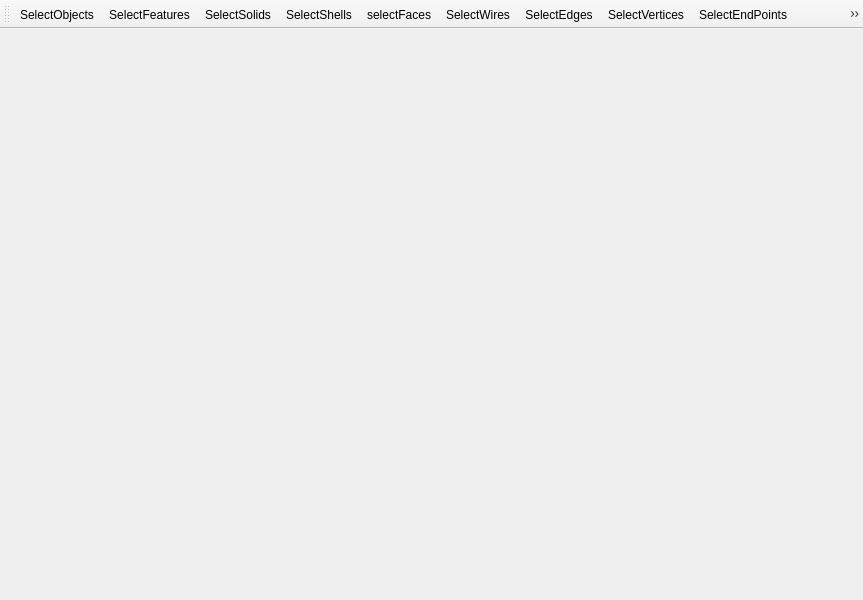
<?xml version="1.0" encoding="UTF-8"?>
<ui version="4.0">
 <class>MainWindow</class>
 <widget class="QMainWindow" name="MainWindow">
  <property name="geometry">
   <rect>
    <x>0</x>
    <y>0</y>
    <width>863</width>
    <height>600</height>
   </rect>
  </property>
  <property name="windowTitle">
   <string>CadSeer</string>
  </property>
  <property name="windowIcon">
   <iconset resource="../resources.qrc">
    <normaloff>:/resources/images/cadSeer.svg</normaloff>:/resources/images/cadSeer.svg</iconset>
  </property>
  <widget class="QWidget" name="centralwidget"/>
  <widget class="QToolBar" name="toolBar">
   <property name="windowTitle">
    <string>toolBar_2</string>
   </property>
   <property name="iconSize">
    <size>
     <width>48</width>
     <height>48</height>
    </size>
   </property>
   <attribute name="toolBarArea">
    <enum>TopToolBarArea</enum>
   </attribute>
   <attribute name="toolBarBreak">
    <bool>false</bool>
   </attribute>
   <addaction name="actionSelectObjects"/>
   <addaction name="actionSelectFeatures"/>
   <addaction name="actionSelectSolids"/>
   <addaction name="actionSelectShells"/>
   <addaction name="actionSelectFaces"/>
   <addaction name="actionSelectWires"/>
   <addaction name="actionSelectEdges"/>
   <addaction name="actionSelectVertices"/>
   <addaction name="actionSelectEndPoints"/>
   <addaction name="actionSelectMidPoints"/>
   <addaction name="actionSelectCenterPoints"/>
   <addaction name="actionSelectQuandrantPoints"/>
   <addaction name="actionSelectNearestPoints"/>
   <addaction name="actionSelectScreenPoints"/>
  </widget>
  <action name="actionSelectFaces">
   <property name="checkable">
    <bool>true</bool>
   </property>
   <property name="checked">
    <bool>false</bool>
   </property>
   <property name="icon">
    <iconset resource="../resources.qrc">
     <normaloff>:/resources/images/selectFaces.svg</normaloff>:/resources/images/selectFaces.svg</iconset>
   </property>
   <property name="text">
    <string>selectFaces</string>
   </property>
   <property name="toolTip">
    <string>Face selection on/off</string>
   </property>
  </action>
  <action name="actionSelectEdges">
   <property name="checkable">
    <bool>true</bool>
   </property>
   <property name="checked">
    <bool>false</bool>
   </property>
   <property name="icon">
    <iconset resource="../resources.qrc">
     <normaloff>:/resources/images/selectEdges.svg</normaloff>:/resources/images/selectEdges.svg</iconset>
   </property>
   <property name="text">
    <string>SelectEdges</string>
   </property>
   <property name="toolTip">
    <string>Edge selection on/off</string>
   </property>
  </action>
  <action name="actionSelectVertices">
   <property name="checkable">
    <bool>true</bool>
   </property>
   <property name="checked">
    <bool>false</bool>
   </property>
   <property name="icon">
    <iconset resource="../resources.qrc">
     <normaloff>:/resources/images/selectVertices.svg</normaloff>:/resources/images/selectVertices.svg</iconset>
   </property>
   <property name="text">
    <string>SelectVertices</string>
   </property>
   <property name="toolTip">
    <string>Vertices on/off</string>
   </property>
  </action>
  <action name="actionSelectWires">
   <property name="checkable">
    <bool>true</bool>
   </property>
   <property name="icon">
    <iconset resource="../resources.qrc">
     <normaloff>:/resources/images/selectWires.svg</normaloff>:/resources/images/selectWires.svg</iconset>
   </property>
   <property name="text">
    <string>SelectWires</string>
   </property>
   <property name="toolTip">
    <string>Wire selection on/off</string>
   </property>
  </action>
  <action name="actionSelectShells">
   <property name="checkable">
    <bool>true</bool>
   </property>
   <property name="icon">
    <iconset resource="../resources.qrc">
     <normaloff>:/resources/images/selectShells.svg</normaloff>:/resources/images/selectShells.svg</iconset>
   </property>
   <property name="text">
    <string>SelectShells</string>
   </property>
   <property name="toolTip">
    <string>Shell selection on/off</string>
   </property>
  </action>
  <action name="actionSelectSolids">
   <property name="checkable">
    <bool>true</bool>
   </property>
   <property name="icon">
    <iconset resource="../resources.qrc">
     <normaloff>:/resources/images/selectSolids.svg</normaloff>:/resources/images/selectSolids.svg</iconset>
   </property>
   <property name="text">
    <string>SelectSolids</string>
   </property>
   <property name="toolTip">
    <string>Solid selection on/off</string>
   </property>
  </action>
  <action name="actionSelectFeatures">
   <property name="checkable">
    <bool>true</bool>
   </property>
   <property name="icon">
    <iconset resource="../resources.qrc">
     <normaloff>:/resources/images/selectFeatures.svg</normaloff>:/resources/images/selectFeatures.svg</iconset>
   </property>
   <property name="text">
    <string>SelectFeatures</string>
   </property>
   <property name="toolTip">
    <string>Feature selection on/off</string>
   </property>
  </action>
  <action name="actionSelectObjects">
   <property name="checkable">
    <bool>true</bool>
   </property>
   <property name="icon">
    <iconset resource="../resources.qrc">
     <normaloff>:/resources/images/selectObjects.svg</normaloff>:/resources/images/selectObjects.svg</iconset>
   </property>
   <property name="text">
    <string>SelectObjects</string>
   </property>
   <property name="toolTip">
    <string>Object selection on/off</string>
   </property>
  </action>
  <action name="actionSelectEndPoints">
   <property name="checkable">
    <bool>true</bool>
   </property>
   <property name="icon">
    <iconset resource="../resources.qrc">
     <normaloff>:/resources/images/selectPointsEnd.svg</normaloff>:/resources/images/selectPointsEnd.svg</iconset>
   </property>
   <property name="text">
    <string>SelectEndPoints</string>
   </property>
   <property name="toolTip">
    <string>End point selection on/off</string>
   </property>
  </action>
  <action name="actionSelectMidPoints">
   <property name="checkable">
    <bool>true</bool>
   </property>
   <property name="icon">
    <iconset resource="../resources.qrc">
     <normaloff>:/resources/images/selectPointsMid.svg</normaloff>:/resources/images/selectPointsMid.svg</iconset>
   </property>
   <property name="text">
    <string>SelectMidPoints</string>
   </property>
   <property name="toolTip">
    <string>Mid point selection on/off</string>
   </property>
  </action>
  <action name="actionSelectCenterPoints">
   <property name="checkable">
    <bool>true</bool>
   </property>
   <property name="icon">
    <iconset resource="../resources.qrc">
     <normaloff>:/resources/images/selectPointsCenter.svg</normaloff>:/resources/images/selectPointsCenter.svg</iconset>
   </property>
   <property name="text">
    <string>SelectCenterPoints</string>
   </property>
   <property name="toolTip">
    <string>Center point selection on/off</string>
   </property>
  </action>
  <action name="actionSelectQuandrantPoints">
   <property name="checkable">
    <bool>true</bool>
   </property>
   <property name="icon">
    <iconset resource="../resources.qrc">
     <normaloff>:/resources/images/selectPointsQuandrant.svg</normaloff>:/resources/images/selectPointsQuandrant.svg</iconset>
   </property>
   <property name="text">
    <string>SelectQuandrantPoints</string>
   </property>
   <property name="toolTip">
    <string>Quandrant point selection on/off</string>
   </property>
  </action>
  <action name="actionSelectNearestPoints">
   <property name="checkable">
    <bool>true</bool>
   </property>
   <property name="icon">
    <iconset resource="../resources.qrc">
     <normaloff>:/resources/images/selectPointsNearest.svg</normaloff>:/resources/images/selectPointsNearest.svg</iconset>
   </property>
   <property name="text">
    <string>SelectNearestPoints</string>
   </property>
   <property name="toolTip">
    <string>Nearest point selection on/off</string>
   </property>
  </action>
  <action name="actionSelectScreenPoints">
   <property name="checkable">
    <bool>true</bool>
   </property>
   <property name="icon">
    <iconset resource="../resources.qrc">
     <normaloff>:/resources/images/selectPointsScreen.svg</normaloff>:/resources/images/selectPointsScreen.svg</iconset>
   </property>
   <property name="text">
    <string>SelectScreenPoints</string>
   </property>
   <property name="toolTip">
    <string>Screen point selection on/off</string>
   </property>
  </action>
 </widget>
 <resources>
  <include location="../resources.qrc"/>
 </resources>
 <connections/>
</ui>
